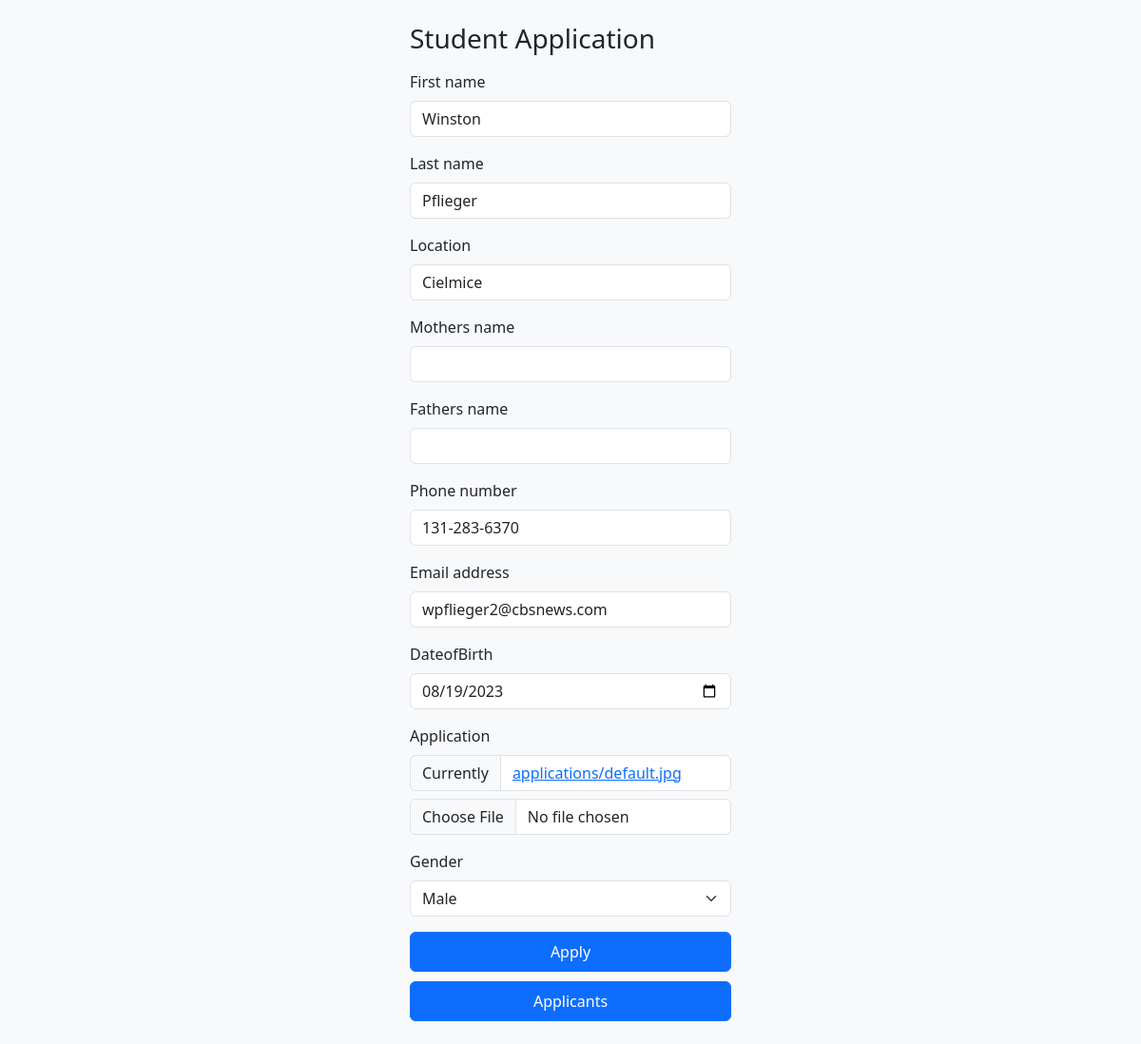
The page /student/update/6 on the database its author committed.
### Formpractise/models.py (models this page shows, shortened)
class Student(models.Model):
    choices = ((False,'Male'),(False,'Female'),(False,'Other'))
    first_name = models.CharField(max_length=20)
    last_name = models.CharField(max_length=20)
    location = models.CharField(max_length=20)
    mothers_name = models.CharField(max_length=20,null=True)
    fathers_name = models.CharField(max_length=20,null=True)
    phone_number = models.CharField(unique=True,max_length=30)
    email_address = models.EmailField(unique=True)
    dateofBirth = models.DateField(null=True)
    application = models.ImageField(upload_to=unique_img,default='applications/default.jpg')
    gender = models.BooleanField(choices=choices,default=False)
    created_at = models.DateTimeField(auto_now_add=True)

### Formpractise/views.py (the view)
# urls.py: path('student/update/<int:employeeid>',views.update_employee,name='update')
def update_employee(request, employeeid):
    to_update = Student.objects.get(pk=employeeid)
    if request.method == 'POST':
        form = studentform(request.POST , instance=to_update)
        if form.is_valid():
            form.save()
            messages.success(request,"Updated Successfully")
            return redirect('student',employeeid)
    else:
        form = studentform(instance=to_update)
    return render(request,'home.html',{"form":form})

### Formpractise/forms.py
class studentform(forms.ModelForm):
    class Meta:
        model = Student
        fields = "__all__"
        widgets = {
                'dateofBirth': forms.DateInput(attrs={'type':'date'})
        }

### templates/home.html (shortened to what this page needs)
{% load crispy_forms_filters %}
<!DOCTYPE html>
<html lang="en">
<head>
        <link rel="stylesheet" href="https://cdn.jsdelivr.net/npm/@docsearch/css@3">
    <link href="https://cdn.jsdelivr.net/npm/bootstrap@5.3.2/dist/css/bootstrap.min.css" rel="stylesheet">
</head>
 <body class="d-flex align-items-center py-4 bg-body-tertiary">
  <main class="container form-signin w-100 m-auto" style="display: flex;justify-content: center">
    <form method="post"enctype="multipart/form-data">
      <h1 class="h3 mb-3 fw-normal">Student Application</h1>
      <div class="form-floating">
        {{ form|crispy }}
        <button class="btn btn-primary w-100 py-2" type="submit">Apply</button>
           <a href="{% url 'allstudents' %}" type="button" class="btn btn-primary w-100 py-2" style="margin-top: 10px">Applicants</a>
      </div>
    </form>
  </main>
</body>
</html>

### rows shown on the page
Student: first_name "Winston", last_name "Pflieger", location "Cielmice", phone_number "131-283-6370", email_address "wpflieger2@cbsnews.com", dateofBirth "08/19/2023", gender "Male"
